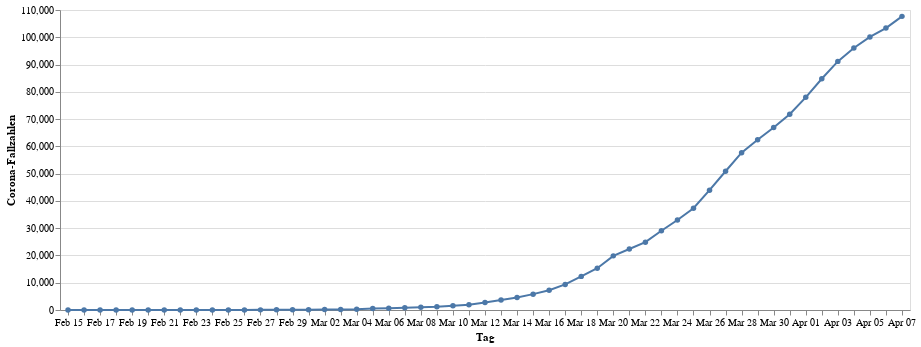

Notebook source saved alongside this figure:
### Code cell
infections = alt.Chart(data).mark_line(point=True).encode(
    alt.X("monthdate(day):O", title="Tag"),
    alt.Y("cases:Q", title="Corona-Fallzahlen"))
infections.properties(width=850, height=300)

### Figure 1 — Vega-Lite specification as saved in the notebook (floating-point values rounded to 4 significant figures)
{"config": {"view": {"continuousWidth": 400, "continuousHeight": 300}}, "data": {"name": "data-3b49b2928200d72029e49511765bdef7"}, "mark": {"type": "line", "point": true}, "encoding": {"x": {"type": "ordinal", "field": "day", "timeUnit": "monthdate", "title": "Tag"}, "y": {"type": "quantitative", "field": "cases", "title": "Corona-Fallzahlen"}}, "height": 300, "width": 850, "$schema": "https://vega.github.io/schema/vega-lite/v4.0.2.json", "datasets": {"data-3b49b2928200d72029e49511765bdef7": [{"day": "2020-02-15T00:00:00", "cases": 16}, {"day": "2020-02-16T00:00:00", "cases": 16}, {"day": "2020-02-17T00:00:00", "cases": 16}, {"day": "2020-02-18T00:00:00", "cases": 16}, {"day": "2020-02-19T00:00:00", "cases": 16}, {"day": "2020-02-20T00:00:00", "cases": 16}, {"day": "2020-02-21T00:00:00", "cases": 16}, {"day": "2020-02-22T00:00:00", "cases": 16}, {"day": "2020-02-23T00:00:00", "cases": 16}, {"day": "2020-02-24T00:00:00", "cases": 16}, {"day": "2020-02-25T00:00:00", "cases": 18}, {"day": "2020-02-26T00:00:00", "cases": 26}, {"day": "2020-02-27T00:00:00", "cases": 48}, {"day": "2020-02-28T00:00:00", "cases": 74}, {"day": "2020-02-29T00:00:00", "cases": 79}, {"day": "2020-03-01T00:00:00", "cases": 130}, {"day": "2020-03-02T00:00:00", "cases": 165}, {"day": "2020-03-03T00:00:00", "cases": 203}, {"day": "2020-03-04T00:00:00", "cases": 262}, {"day": "2020-03-05T00:00:00", "cases": 545}, {"day": "2020-03-06T00:00:00", "cases": 670}, {"day": "2020-03-07T00:00:00", "cases": 800}, {"day": "2020-03-08T00:00:00", "cases": 1040}, {"day": "2020-03-09T00:00:00", "cases": 1224}, {"day": "2020-03-10T00:00:00", "cases": 1565}, {"day": "2020-03-11T00:00:00", "cases": 1966}, {"day": "2020-03-12T00:00:00", "cases": 2745}, {"day": "2020-03-13T00:00:00", "cases": 3675}, {"day": "2020-03-14T00:00:00", "cases": 4599}, {"day": "2020-03-15T00:00:00", "cases": 5813}, {"day": "2020-03-16T00:00:00", "cases": 7272}, {"day": "2020-03-17T00:00:00", "cases": 9367}, {"day": "2020-03-18T00:00:00", "cases": 12327}, {"day": "2020-03-19T00:00:00", "cases": 15320}, {"day": "2020-03-20T00:00:00", "cases": 19848}, {"day": "2020-03-21T00:00:00", "cases": 22364}, {"day": "2020-03-22T00:00:00", "cases": 24873}, {"day": "2020-03-23T00:00:00", "cases": 29056}, {"day": "2020-03-24T00:00:00", "cases": 32991}, {"day": "2020-03-25T00:00:00", "cases": 37323}, {"day": "2020-03-26T00:00:00", "cases": 43938}, {"day": "2020-03-27T00:00:00", "cases": 50871}, {"day": "2020-03-28T00:00:00", "cases": 57695}, {"day": "2020-03-29T00:00:00", "cases": 62435}, {"day": "2020-03-30T00:00:00", "cases": 66885}, {"day": "2020-03-31T00:00:00", "cases": 71808}, {"day": "2020-04-01T00:00:00", "cases": 77981}, {"day": "2020-04-02T00:00:00", "cases": 84794}, {"day": "2020-04-03T00:00:00", "cases": 91159}, {"day": "2020-04-04T00:00:00", "cases": 96092}, {"day": "2020-04-05T00:00:00", "cases": 100123}, {"day": "2020-04-06T00:00:00", "cases": 103375}, {"day": "2020-04-07T00:00:00", "cases": 107663}]}}
